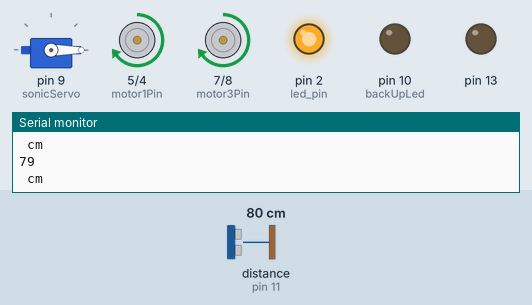
Recording of a sketch running on a simulated Arduino Uno, built with avr-gcc and run on an emulated ATmega328P. Parts: servo, motor-driver pin pairs drawn as motors (green arrow = first pin HIGH = forward, orange = second pin HIGH = backward, longer = more drive, scaled by the enable pin), output pins drawn as LEDs (lit = HIGH), the last lines printed to the serial monitor. Wiring (inferred from the names in the program): ultrasonic range finder: trigger pin 12; echo pin 11. Inputs (shaded band) come from the test bench; at power-on: distance to the obstacle (sensor on pin 11) 80 cm. The echo pulse lasts 58.3 µs per cm; pins used as bus, display or sensor lines are not drawn.

Above: at 0.95 s.
1.3 s: distance to the obstacle (sensor on pin 11) set to 24 cm
At 1.52 s:
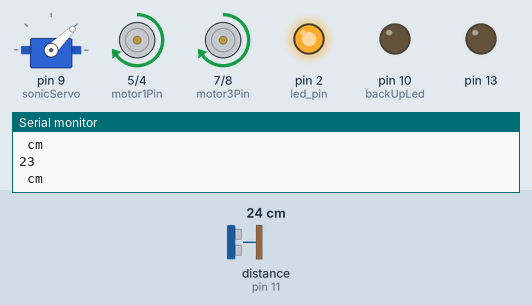
4.3 s: distance to the obstacle (sensor on pin 11) set to 21 cm
At 5.1 s:
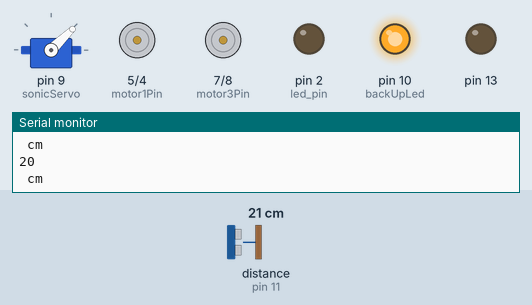
7.3 s: distance to the obstacle (sensor on pin 11) set to 120 cm
10.3 s: distance to the obstacle (sensor on pin 11) set to 106 cm
13.3 s: distance to the obstacle (sensor on pin 11) set to 99 cm
At 13.5 s:
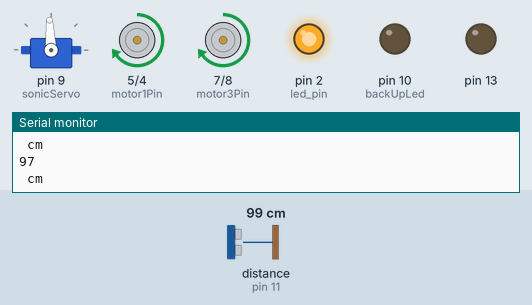
16.3 s: distance to the obstacle (sensor on pin 11) set to 2 cm
At 18.2 s:
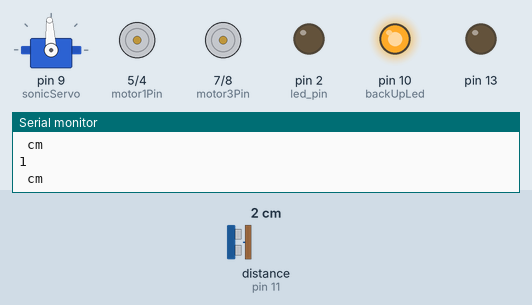
Timing chart, 0 to 20.3 s (numbered marks = the images above; inputs shaded):
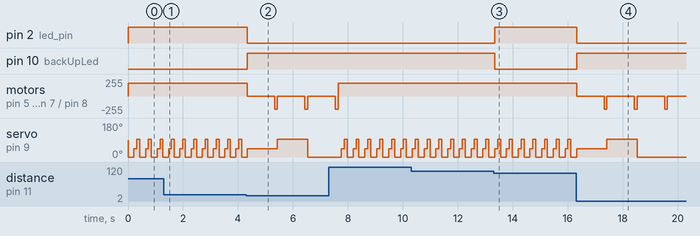

The sketch:

ork_car.ino
```cpp
#include <Servo.h> //includes the servo library so that you can easily use its functions
#include "sensor.h"
//Constants; This is where you should define anything you will use that won't change in your code
// const int switchPin = 2;    // switch input
const int motor1Pin = 5;    // H-bridge leg 1 (pin 2, 1A)
const int motor2Pin = 4;    // H-bridge leg 2 (pin 7, 2A)
const int enablePin = 3;    // H-bridge enable pin

const int motor3Pin = 7;    // H-bridge leg 3
const int motor4Pin = 8;    // H-bridge leg 4
const int enable2Pin = 6;
int speed, rotation;

Servo sonicServo;  //Create the servo object. This names the servo sonicServo which you will later call in your code.

void setup() { // the word void means that this function won't return anything. The setup function get's called in arduino, at the beginning to define all the pins you will be using.
    // set all the other pins you're using as outputs:
    start();
    pinMode(motor1Pin, OUTPUT);
    pinMode(motor2Pin, OUTPUT);
    pinMode(enablePin, OUTPUT);

    pinMode(motor3Pin, OUTPUT);
    pinMode(motor4Pin, OUTPUT);
    pinMode(enable2Pin, OUTPUT);


    //This is the onboard LED that can be helpful for testing
    pinMode(13, OUTPUT);
    pinMode(13, HIGH);
    // add servo to rotate sensor
    sonicServo.attach(9);

    // set enablePin high so that motor can turn on:
    analogWrite(enablePin, 255);

}

void loop() { // This is the main loop that will get run. This is where you should put all your magical super awesome avoidance algorithms.
  speed = ultra_sonic_pulse();

    // call sensor
  sonicServo.writeMicroseconds(rotation);

  if(speed !=0){
    driveMotor(1,0);
  }
  else{
    driveMotor(0,0);
    delay(1000);
    driveMotor(0,1);
  }
  rotation +=500;
  if (rotation >1500){
    rotation =0;
  }
  delay(100);

}

void driveMotor(int dir, int oppDir){
  //Right Motor is 1, Left Motor is 2
  /* motorDir: forward 1, reverse 0 */
  digitalWrite(motor1Pin, dir);  // set leg 1 of the H-bridge high
  digitalWrite(motor2Pin, oppDir);   // set leg 2 of the H-bridge low
  analogWrite(enablePin, 195);

  digitalWrite(motor3Pin, dir);  // set leg 1 of the H-bridge high
  digitalWrite(motor4Pin, oppDir);   // set leg 2 of the H-bridge low
  analogWrite(enable2Pin, 195);
}
```

sensor.cpp
```cpp
#include <Arduino.h>
#define trigPin 12
#define echoPin 11
#define backUpLed 10 //reverse led pin
#define led_pin 2 //forward pin

void start(){
pinMode(trigPin, OUTPUT);
pinMode(echoPin, INPUT);
pinMode(backUpLed, OUTPUT);
pinMode(led_pin, OUTPUT);
//start console communication
Serial.begin(9600);
}

int ultra_sonic_pulse(){
  // play with delay
  // delay(300);
  long time, distance;

  digitalWrite(trigPin, LOW);
  delayMicroseconds(3);
  digitalWrite(trigPin, HIGH);
  delayMicroseconds(10);
  digitalWrite(trigPin, LOW);
  time =pulseIn(echoPin, HIGH);
  //.034029 cm/10^-6 s
  //divide by 2 because the signal comes back to the HC-SR04
  distance = (.034029*time)/2;

  if(distance > 100 || distance <= 0){
    Serial.println("Distance is too large or too small.");
  }
  else{
    Serial.println(distance);
    Serial.print(" cm\n");
    //turn red led on
    if (distance < 22){
      digitalWrite(led_pin, LOW);
      digitalWrite(backUpLed, HIGH);
      // Also stop car
      return 0;
    }
    else{
      digitalWrite(backUpLed, LOW);
      digitalWrite(led_pin, HIGH);

    }
  }
  return 1;

}
```

sensor.h
```cpp
#ifndef SENSOR_H
#define  SENSOR_H

void start();
int ultra_sonic_pulse();
#endif
```

Measured:
- the behaviour switches between 23 and 22 cm on distance to the obstacle (sensor on pin 11) (found by bisection; images 1 and 2)
- after the input at 4.3 s, pin 2 (led_pin): HIGH → LOW at once; pin 10 (backUpLed): LOW → HIGH at once; motor on pin 5 (motor1Pin) / pin 4 (motor2Pin), motor on pin 7 (motor3Pin) / pin 8 (motor4Pin): alternates backward 195/255 for 0.10 s and stopped for 1.0 s, starting at once
- after the input at 13.3 s, pin 2 (led_pin): LOW → HIGH at once; pin 10 (backUpLed): HIGH → LOW at once
- after the input at 16.3 s, pin 2 (led_pin): HIGH → LOW at once; pin 10 (backUpLed): LOW → HIGH at once; motor on pin 5 (motor1Pin) / pin 4 (motor2Pin), motor on pin 7 (motor3Pin) / pin 8 (motor4Pin): alternates backward 195/255 for 0.10 s and stopped for 1.0 s, starting at once
